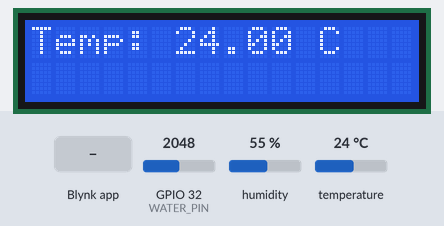
The sketch below on a simulated ESP32. Shown: 16×2 character LCD. Inputs (shaded band) come from the test bench; at power-on: temperature 24 °C, GPIO 32 (WATER_PIN) = 2048, humidity 55 %. WiFi joins after 1.5 s; servers stay silent unless stated; what the sketch prints to the serial monitor is not drawn.

Above: at 3.0 s.
3.1 s: temperature set to 12 °C
At 5.3 s:
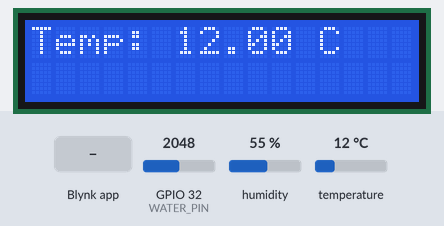
5.8 s: temperature set to 19 °C
At 7.1 s:
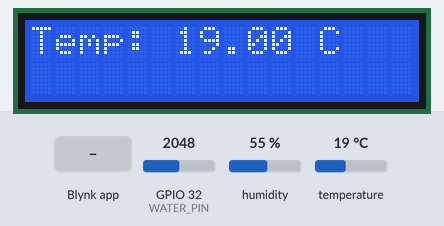
11.5 s: temperature set to 28 °C
At 12.5 s:
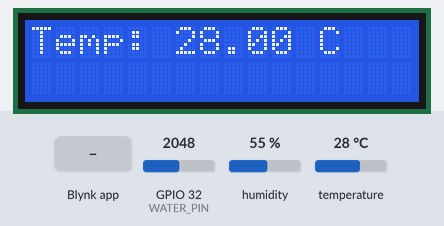
14.2 s: Blynk app writes 0 to V0
At 16.9 s:
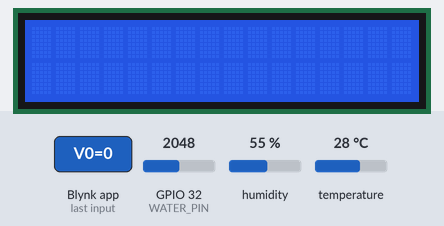
Timing chart, 0 to 18.4 s (numbered marks = the images above; inputs shaded):
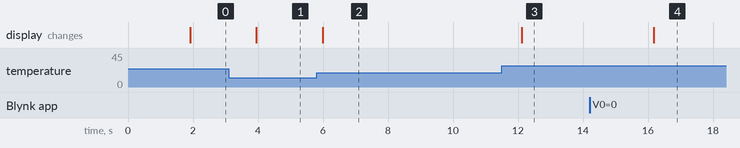

The sketch:

blynk.ino
```cpp
#define BLYNK_PRINT Serial
#include "blynk_secrets.h"
#include <WiFi.h>
#include <BlynkSimpleEsp32.h>
#include <Wire.h>
#include <LiquidCrystal_I2C.h>
#include <DHT.h>

#define DHT_PIN 4
#define WATER_PIN 32
#define DHT_TYPE DHT11

DHT dht(DHT_PIN, DHT_TYPE);
LiquidCrystal_I2C lcd(0x27, 16, 2);

int display_mode = 1;

BLYNK_WRITE(V0) {
  display_mode = param.asInt();
  Serial.print("Display mode changed to: ");
  Serial.println(display_mode);
}

void setup() {
  Serial.begin(921600);
  dht.begin();

  // Initialize LCD
  lcd.init();
  lcd.backlight();
  lcd.clear();

  // Connect to WiFi & Blynk
  Blynk.begin(BLYNK_AUTH_TOKEN, WIFI_SSID, WIFI_PASS);
}

void loop() {
  Blynk.run();

  float temp_c = dht.readTemperature();
  float temp_f = dht.readTemperature(true);
  float humidity = dht.readHumidity();
  int water_level = analogRead(WATER_PIN);

  Blynk.virtualWrite(V1, temp_c);
  Blynk.virtualWrite(V2, temp_f);
  Blynk.virtualWrite(V3, humidity);
  Blynk.virtualWrite(V4, water_level);

  Serial.print("Temp: "); Serial.print(temp_c);
  Serial.print(" C, "); Serial.print(temp_f);
  Serial.print(" F, Hum: "); Serial.print(humidity);
  Serial.print("%, Water: "); Serial.println(water_level);

  lcd.clear();
  lcd.setCursor(0, 0);

  if (display_mode == 1) {
    lcd.print("Temp: "); lcd.print(temp_c); lcd.print(" C");
  } else if (display_mode == 2) {
    lcd.print("Temp: "); lcd.print(temp_f); lcd.print(" F");
  } else if (display_mode == 3) {
    lcd.print("Humidity: "); lcd.print(humidity); lcd.print("%");
  } else if (display_mode == 4) {
    lcd.print("Water Level: ");
    lcd.setCursor(0, 1);
    lcd.print(water_level);
  }

  delay(2000);
}
```

blynk_secrets_example.h
```cpp
#define BLYNK_TEMPLATE_ID ""
#define BLYNK_TEMPLATE_NAME ""
#define BLYNK_AUTH_TOKEN ""
#define WIFI_SSID ""
#define WIFI_PASS ""
```

Measured:
- after the input at 3.1 s, the display: changes after 0.85 s (image 1)
- after the input at 5.8 s, the display: changes after 0.19 s (image 2)
- after the input at 11.5 s, the display: changes after 0.61 s (image 3)
- after the input at 14.2 s, the display: changes after 2.0 s (image 4)
